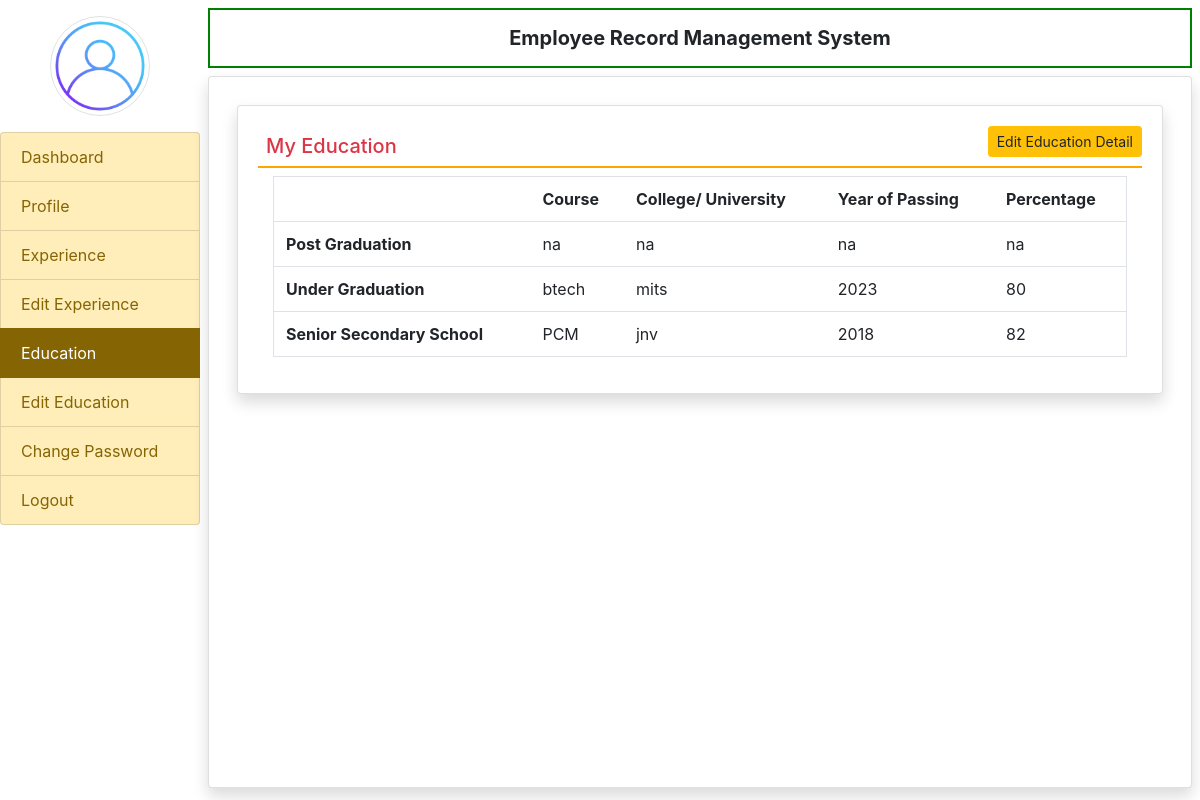
/my_education/ (signed in), run on the app's committed database.
### employee/models.py (models this page shows, shortened)
class EmployeeEducation(models.Model):
    user = models.ForeignKey(User,on_delete=models.CASCADE)
    coursepg = models.CharField(max_length=100,  null=True)
    schoolclgpg = models.CharField(max_length=200, null=True)
    yearofpassingpg = models.CharField(max_length=20, null=True)
    percentagepg = models.CharField(max_length=20, null=True)
    courseug = models.CharField(max_length=100,  null=True)
    schoolclgug = models.CharField(max_length=200, null=True)
    yearofpassingug = models.CharField(max_length=20, null=True)
    percentageug = models.CharField(max_length=20, null=True)
    coursessc = models.CharField(max_length=100,  null=True)
    schoolclgssc = models.CharField(max_length=200, null=True)
    yearofpassingssc = models.CharField(max_length=20, null=True)
    percentagessc = models.CharField(max_length=20, null=True)

### employee/views.py (the view)
# urls.py: path('my_education/',my_education, name='my_education'),
def my_education(request):
    if not request.user.is_authenticated:
        return redirect('emp_login')
    user = request.user
    try:
        education = EmployeeEducation.objects.get(user=user)
    except EmployeeEducation.DoesNotExist:
        raise Http404("Employee Education does not exist for this user.")
    return render(request, 'my_education.html', locals())

### employee/templates/my_education.html
{% extends 'emp_base.html'%}
{% block main%}
<div class="card shadow m-2">
    <div class="card-body">
        <a href="{% url 'edit_myeducation'%}" class="btn btn-warning float-right btn-sm">Edit Education Detail</a>
        <h5 class="p-2 text-danger" style="border-bottom:2px solid orange">My Education</h5>
        <div class="container-fluid">
            <table class="table table border">
                <th></th>
                <th>Course</th>
                <th>College/ University</th>
                <th>Year of Passing</th>
                <th>Percentage</th>
                <tr>
                    <th>Post Graduation</th>
                    <td>{{education.coursepg}}</td>
                    <td>{{education.schoolclgpg}}</td>
                    <td>{{education.yearofpassingpg}}</td>
                    <td>{{education.percentagepg}}</td>
                </tr>
                <tr>
                    <th>Under Graduation</th>
                    <td>{{education.courseug}}</td>
                    <td>{{education.schoolclgug}}</td>
                    <td>{{education.yearofpassingug}}</td>
                    <td>{{education.percentageug}}</td>
                </tr>
                <tr>
                    <th>Senior Secondary School</th>
                    <td>{{education.coursessc}}</td>
                    <td>{{education.schoolclgssc}}</td>
                    <td>{{education.yearofpassingssc}}</td>
                    <td>{{education.percentagessc}}</td>
                </tr>
            </table>
        </div>
    </div>
</div>
{% endblock%}

### data on the page
EmployeeEducation: coursepg "na", schoolclgpg "na", yearofpassingpg "na", percentagepg "na", courseug "btech", schoolclgug "mits", yearofpassingug "2023", percentageug "80", coursessc "PCM", schoolclgssc "jnv", yearofpassingssc "2018", percentagessc "82"
